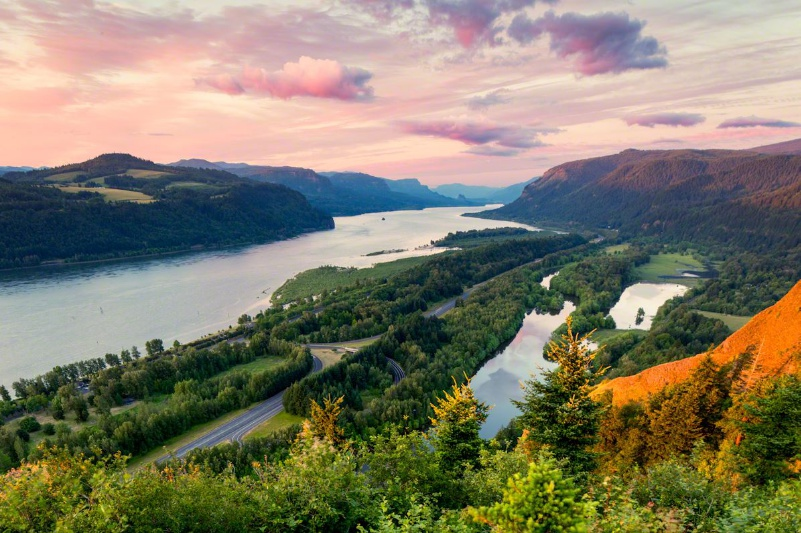
//> input picture resources/ch03/scene.jpg, 801 x 533 px
$ ./4_18_logical   (built with g++ and OpenCV 4)
//> lines starting //> are read from the running program, lines starting //| are printed output that depends on the picture; after the words box and inside, x2 and y2 are one past the last pixel; in counts of white or black regions, pixels touching at a corner belong together
#include "opencv2/opencv.hpp"
#include <iostream>

using namespace cv;
using namespace std;

int main()
{
	Mat img1, mask;

	img1 = imread("../resources/ch03/scene.jpg", IMREAD_COLOR);
//> img1 is the input picture: 533 rows x 801 cols, CV_8UC3; mean B, G, R 103.7, 123.4, 127.8
	if (img1.empty()) { cout << "영상1을 로드할 수 없습니다." << endl; return -1; }
	mask = imread("../resources/ch03/mask.png", IMREAD_COLOR);
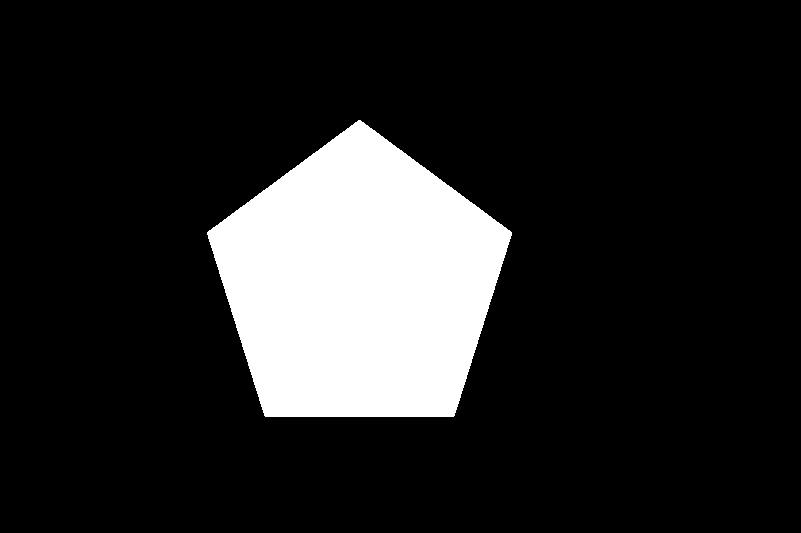
//> input picture resources/ch03/mask.png, 801 x 533 px
//> mask is the input picture: 533 rows x 801 cols, CV_8UC3; 14.8% white; 1 white region, box (x1, y1, x2, y2) and area: (207, 120, 512, 417) 63002
	if (mask.empty()) { cout << "영상2을 로드할 수 없습니다." << endl; return -1; }

	Mat dst = img1.clone();
	imshow("img1", img1);
	imshow("mask", mask);

	bitwise_and(img1, mask, dst);
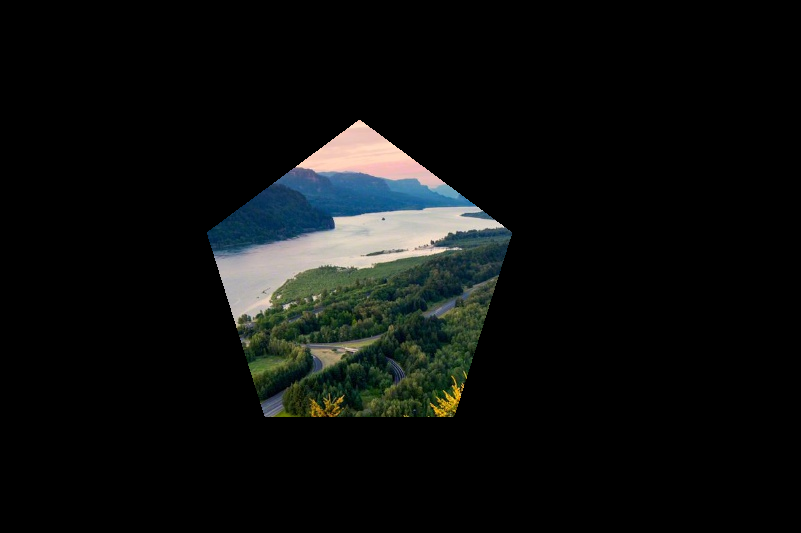
//> dst: 533 rows x 801 cols, CV_8UC3; mean B, G, R 14, 15, 13
	imshow("dst", dst);
	waitKey(0);
	return 0;
}
